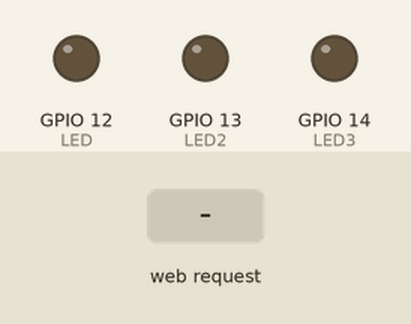
The sketch below on a simulated ESP32. On the bench: output pins drawn as LEDs (lit = HIGH). The inputs (shaded band) are chosen by the test bench. WiFi joins after 1.5 s; servers stay silent unless stated; what the sketch prints to the serial monitor is not drawn.

Above: at 2.7 s.
2.8 s: HTTP request GET /H received
At 3.6 s:
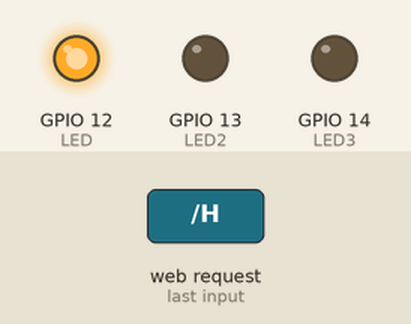
4.3 s: HTTP request GET /M received
At 4.7 s:
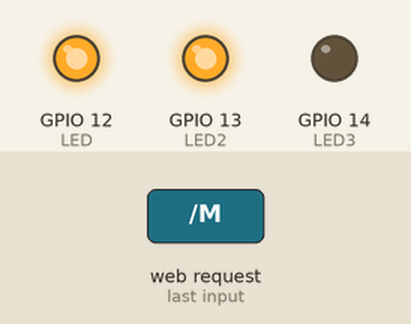
5.8 s: HTTP request GET /L received
At 7.0 s:
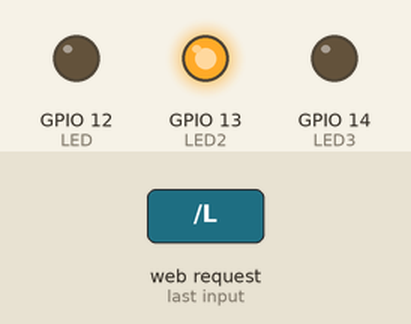
7.3 s: HTTP request GET /J received
At 8.1 s:
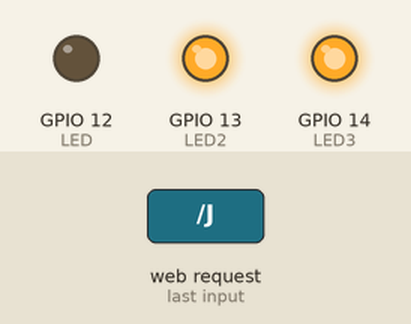
8.8 s: HTTP request GET /N received
At 9.3 s:
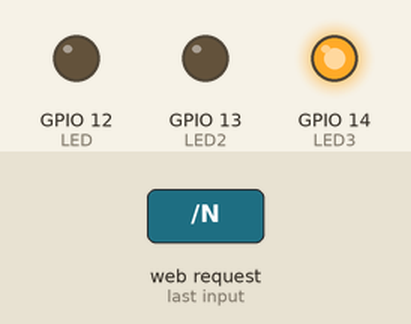
10.3 s: HTTP request GET /H received
At 11.7 s:
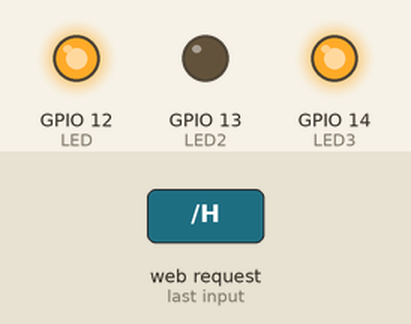
Timing chart, 0 to 12.8 s (numbered marks = the images above; inputs shaded):
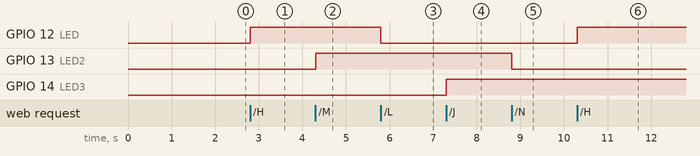

Measured:
- after the input at 2.8 s, GPIO 12 (LED): LOW → HIGH at once
- after the input at 4.3 s, GPIO 13 (LED2): LOW → HIGH at once
- after the input at 5.8 s, GPIO 12 (LED): HIGH → LOW at once
- after the input at 7.3 s, GPIO 14 (LED3): LOW → HIGH at once
- after the input at 8.8 s, GPIO 13 (LED2): HIGH → LOW at once
- after the input at 10.3 s, GPIO 12 (LED): LOW → HIGH at once

The sketch:

SimpleWiFiServer-QJ.ino
```cpp
/*
 WiFi Web Server LED Blink
 J.J.B. adaptat 17-9-2024

 A simple web server that lets you blink an LED via the web.
 This sketch will print the IP address of your WiFi Shield (once connected)
 to the Serial monitor. From there, you can open that address in a web browser
 to turn on and off the LED on pin 12.

 If the IP address of your shield is yourAddress:
 http://yourAddress/H turns the LED on
 http://yourAddress/L turns it off

 This example is written for a network using WPA2 encryption. For insecure
 WEP or WPA, change the Wifi.begin() call and use Wifi.setMinSecurity() accordingly.

 Circuit:
 * WiFi shield attached
  LED=12
*/
#include <WiFi.h>

const int LED=12;
const int LED2=13;
const int LED3=14;

const char *ssid = "xxxxxx";
const char *password = "xxxxxxx";

int ambarLedState = 0;

NetworkServer server(80);

void setup() {
  Serial.begin(115200);
  pinMode(LED, OUTPUT);
  pinMode(LED2, OUTPUT);
  pinMode(LED3, OUTPUT);

  delay(10);

  // We start by connecting to a WiFi network

  Serial.println();
  Serial.println();
  Serial.print("Connecting to ");
  Serial.println(ssid);

  WiFi.begin(ssid, password);

  while (WiFi.status() != WL_CONNECTED) {
    delay(500);
    Serial.print(".");
  }

  Serial.println("");
  Serial.println("WiFi connected.");
  Serial.println("IP address: ");
  Serial.println(WiFi.localIP());

  server.begin();
}

void loop() {
  NetworkClient client = server.accept();  // listen for incoming clients

  if (client) {                     // if you get a client,
    Serial.println("New Client.");  // print a message out the serial port
    String currentLine = "";        // make a String to hold incoming data from the client
    while (client.connected()) {    // loop while the client's connected
      if (client.available()) {     // if there's bytes to read from the client,
        char c = client.read();     // read a byte, then
        Serial.write(c);            // print it out the serial monitor
        if (c == '\n') {            // if the byte is a newline character

          // if the current line is blank, you got two newline characters in a row.
          // that's the end of the client HTTP request, so send a response:
          if (currentLine.length() == 0) {
            // HTTP headers always start with a response code (e.g. HTTP/1.1 200 OK)
            // and a content-type so the client knows what's coming, then a blank line:
            client.println("HTTP/1.1 200 OK");
            client.println("Content-type:text/html");
            client.println();

            // the content of the HTTP response follows the header:
            client.print("<H2>Quim:<br><br>");
            client.print("Click <a href=\"/H\">here</a> to turn the red LED on.<br><br>");
            client.print("Click <a href=\"/L\">here</a> to turn the red LED off.<br><br>");
            client.print("Click <a href=\"/M\">here</a> to switch the state of the ambar LED.<br><br>");
            client.print("Click <a href=\"/J\">here</a> to turn ON the green LED.<br><br>");
            client.print("Click <a href=\"/G\">here</a> to turn OFF the green LED.<br><br>");


            // The HTTP response ends with another blank line:
            client.println();
            // break out of the while loop:
            break;
          } else {  // if you got a newline, then clear currentLine:
            currentLine = "";
          }
        } else if (c != '\r') {  // if you got anything else but a carriage return character,
          currentLine += c;      // add it to the end of the currentLine
        }

        // Check to see if the client request was "GET /H" or "GET /L":
        if (currentLine.endsWith("GET /H")) {
          digitalWrite(LED, HIGH);  // GET /H turns the LED on
        }
        if (currentLine.endsWith("GET /L")) {
          digitalWrite(LED, LOW);  // GET /L turns the LED off
        }
        if (currentLine.endsWith("GET /M")) {
          if (ambarLedState == 0) {
          digitalWrite(LED2, HIGH);
          ambarLedState = 1;  }
          else{
            digitalWrite(LED2, LOW);
            ambarLedState = 0;
          }
        }
         if (currentLine.endsWith("GET /N")) {
          digitalWrite(LED2, LOW);  // GET /N turns the LED off
        }
        if (currentLine.endsWith("GET /J")) {
          digitalWrite(LED3, HIGH);

          digitalWrite(LED, LOW);  // GET /J turns the LED on
        }
        if (currentLine.endsWith("GET /G")) {
          digitalWrite(LED3, LOW);  // GET /G turns the LED off
        }
      }
    }
    // close the connection:
    client.stop();
    Serial.println("Client Disconnected.");
  }
}
```
